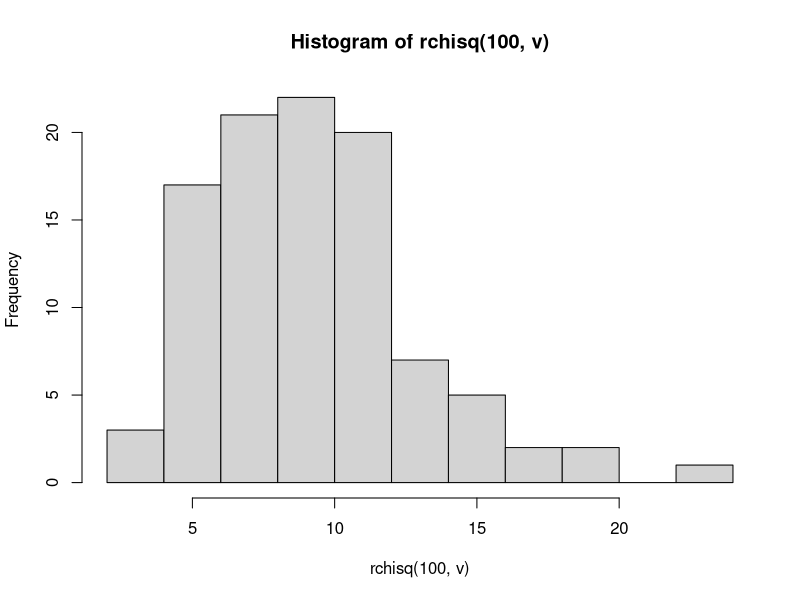

The R script that drew this image:
# 4a. Fungsi Probabilitas dari Distribusi Chi-Square
x = 2
v = 10
dchisq(x, v)

# 4b. Histogram dari Distribusi Chi-Square dengan 100 data random
hist(rchisq(100, v))

# 4c. Nilai Rataan dan Varian dari DistribusiChi-Square.
df = 10
rataan = df
rataan
varian = 2 * df
varian